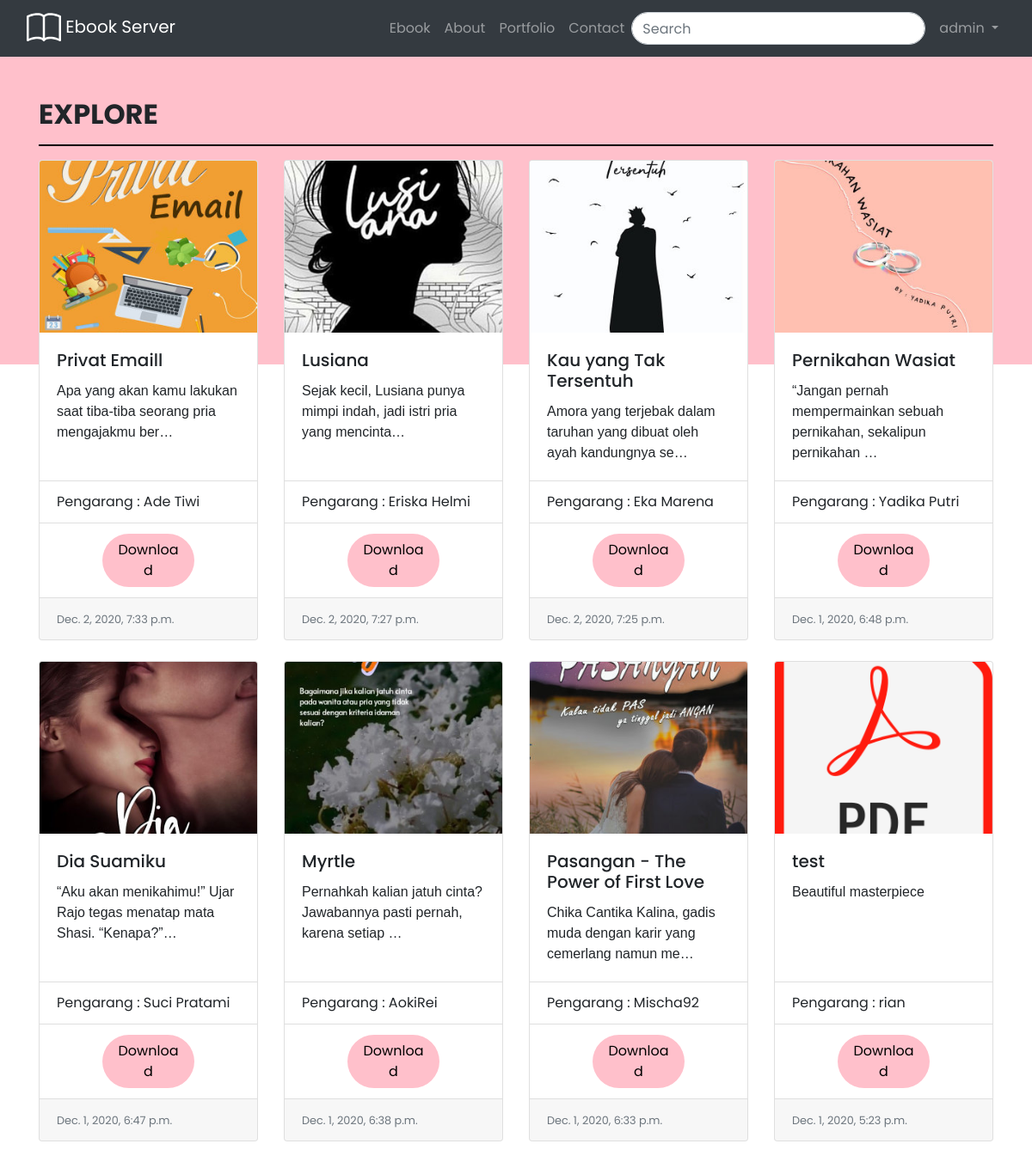
/ebook/ (signed in), run on the app's committed database.
### ebook/models.py (models this page shows, shortened)
class Ebook(models.Model):
	judul = models.CharField(max_length=255, blank=True)
	thumbnail = models.ImageField(upload_to='documents/', default="/default-img.png")
	author = models.ForeignKey(User, on_delete=models.CASCADE, default=1, blank=True, null=True)
	file = models.FileField(upload_to='documents/')
	upload = models.DateTimeField(auto_now_add=True)
	pengarang = models.CharField(max_length=255, blank=True)
	penerbit = models.CharField(max_length=255, blank=True)
	deskripsi = models.TextField(default="Beautiful masterpiece")
	slug = models.SlugField(blank=True, editable=False)

### ebook/views.py (the view)
# urls.py: path('', views.ebook, name="ebook_index"),
def ebook(request):
	all_ebook = Ebook.objects.all().order_by('-upload')
	context = {
		'all_ebook':all_ebook,
	}
	return render(request, 'ebook/ebook.html', context)

### templates/ebook/ebook.html (shortened to what this page needs)
{% load static %}
<!DOCTYPE html>
<html>
<head>
	<link rel="stylesheet" href="{% static "css/ebook.css" %}">
	<link rel="stylesheet" href="https://stackpath.bootstrapcdn.com/bootstrap/4.5.2/css/bootstrap.min.css">
</head>
<body>
	{% include "navbar.html" %}
	<br><br>
	<div style="position: absolute; z-index: -1; background-color: pink; width: 100%; height: 45vh; margin-top: -50px">
	</div>
	<div class="container">
		<h2><b>EXPLORE</b></h2>
		<hr style="border: solid 1.5px black">
		<div class="row row-cols-1 row-cols-md-4">
			{% for ebook in all_ebook %}
			<div class="col mb-4">
				<div class="card h-100 ebook-card">
					<img src="{{ebook.thumbnail.url}}" style="object-fit: cover; height: 200px" class="card-img-top" alt="...">
					<div class="card-body">
						<h5 class="card-title">{{ebook.judul}}</h5>
						<p class="card-text">{{ebook.deskripsi|striptags|truncatechars:70}}</p>
					</div>
					<ul class="list-group list-group-flush">
						<li class="list-group-item">Pengarang : {{ebook.pengarang}}</li>
						<li class="list-group-item">
							<div style="text-align: center">
								<button type="button" style="width: 50%; background-color: pink; color: black" class="btn rounded-pill" data-toggle="modal" data-target="#exampleModal{{forloop.counter}}">
									Download
								</button>
							</div>
						</li>
					</ul>
					<div class="card-footer">
						<small class="text-muted">{{ebook.upload}}</small>
					</div>
				</div>
				</div>
				{% endfor %}
			</div>
		</div>
		</body>
		</html>

### templates/navbar.html (shortened to what this page needs)
<nav class="navbar navbar-expand-lg navbar-dark bg-dark">
	<div class="container-fluid">
		<div class="navbar-header">
			<a href="{% url 'index' %}" class="navbar-brand">  Ebook Server</a>
		</div>
		<div class="collapse navbar-collapse" id="bs-example-navbar-collapse-1">
			<ul class="nav navbar-nav ml-auto">
				<li class="nav-item">
					<a class="nav-link" href="{% url 'ebook:ebook_index' %}">Ebook<span class="sr-only">(current)</span></a>
				</li>
				<li class="nav-item">
					<a class="nav-link" href="#">About <span class="sr-only">(current)</span></a>
				</li>
				<li class="nav-item">
					<a class="nav-link" href="#">Portfolio</a>
				</li>
				<li class="nav-item">
					<a class="nav-link" href="#">Contact</a>
				</li>
				<form class="form-inline my-2 my-lg-0" action="/search/" method="get">
					<input class="search-input form-control mr-sm-2" style="position: relative;border-radius: 50px" type="search" name="query" value="{{q}}" placeholder="Search" aria-label="Search" required>
				</form>
				{% if not request.user.is_authenticated %}
				<li class="nav-item">
					<a class="btn btn-light" href="{% url 'auth:signin' %}">Sign in</a>
				</li>
				{% else %}
				<li class="nav-item dropdown">
					<a class="nav-link dropdown-toggle" href="#" id="navbarDropdown" role="button" data-toggle="dropdown" aria-haspopup="true" aria-expanded="false">
						{{request.user}}
					</a>
				</li>
				{% endif %}
			</ul>
		</div>
	</div>
</nav>

### static/css/ebook.css (style rules this page uses)
.ebook-card { transition: 0.5s; }
* { font-family: 'Poppins', sans-serif; }
p { font-family: 'Arial'; }

### data on the page
Ebook: thumbnail (picture), judul "Privat Emaill", deskripsi "Apa yang akan kamu lakukan saat tiba-tiba seorang pria mengajakmu ber…", pengarang "Ade Tiwi", upload "Dec. 2, 2020, 7:33 p.m."
Ebook: thumbnail (picture), judul "Lusiana", deskripsi "Sejak kecil, Lusiana punya mimpi indah, jadi istri pria yang mencinta…", pengarang "Eriska Helmi", upload "Dec. 2, 2020, 7:27 p.m."
Ebook: thumbnail (picture), judul "Kau yang Tak Tersentuh", deskripsi "Amora yang terjebak dalam taruhan yang dibuat oleh ayah kandungnya se…", pengarang "Eka Marena", upload "Dec. 2, 2020, 7:25 p.m."
Ebook: thumbnail (picture), judul "Pernikahan Wasiat", deskripsi "“Jangan pernah mempermainkan sebuah pernikahan, sekalipun pernikahan …", pengarang "Yadika Putri", upload "Dec. 1, 2020, 6:48 p.m."
Ebook: thumbnail (picture), judul "Dia Suamiku", deskripsi "“Aku akan menikahimu!” Ujar Rajo tegas menatap mata Shasi. “Kenapa?”…", pengarang "Suci Pratami", upload "Dec. 1, 2020, 6:47 p.m."
Ebook: thumbnail (picture), judul "Myrtle", deskripsi "Pernahkah kalian jatuh cinta? Jawabannya pasti pernah, karena setiap …", pengarang "AokiRei", upload "Dec. 1, 2020, 6:38 p.m."
Ebook: thumbnail (picture), judul "Pasangan - The Power of First Love", deskripsi "Chika Cantika Kalina, gadis muda dengan karir yang cemerlang namun me…", pengarang "Mischa92", upload "Dec. 1, 2020, 6:33 p.m."
Ebook: thumbnail (placeholder picture), judul "test", deskripsi "Beautiful masterpiece", pengarang "rian", upload "Dec. 1, 2020, 5:23 p.m."

### other printed values
{{ request.user }} "admin"
